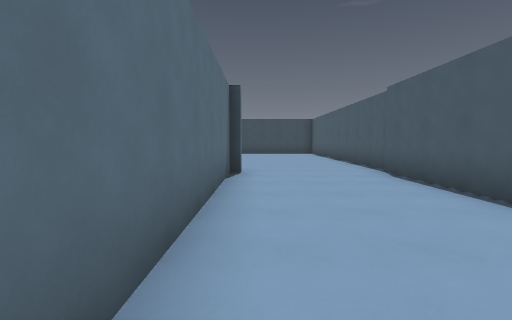
[1] (above)

17 first-person views from a walk through a level from a Godot 3-D game. The camera is 1.5 m above the floor, tilts 4° down and sees 85° across. The floor is counted in squares, 2 m on a side. Each view is taken from the middle of a square. On the plan, view 1 faces up. The plan holds only what a view shows up to about 10 squares ahead; the rest is blank. The place goes on beyond the plan. Door leaves are left out where a doorway can be walked through.

[2]
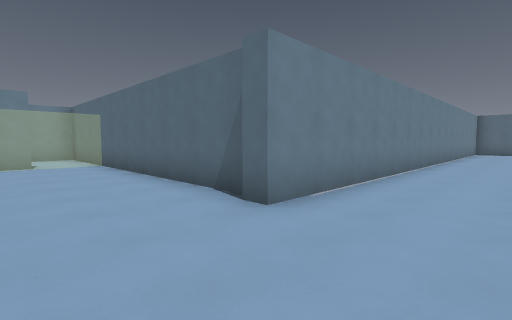

[3]
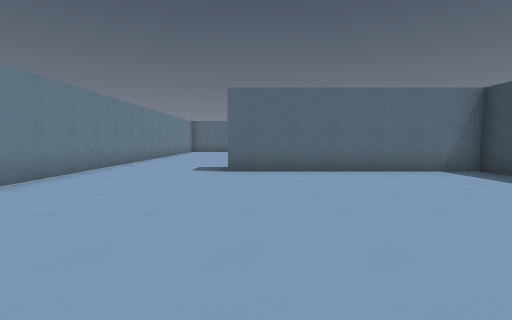

[4]
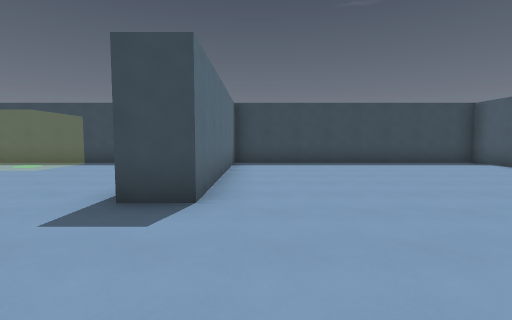

[5]
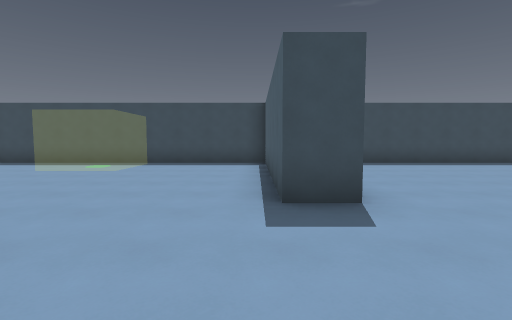

[6]
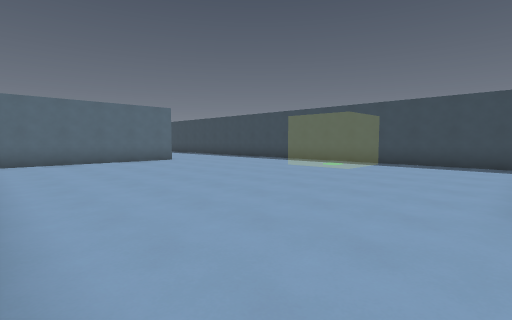

[7]
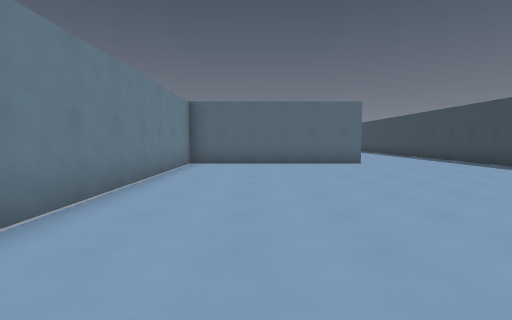

[8]
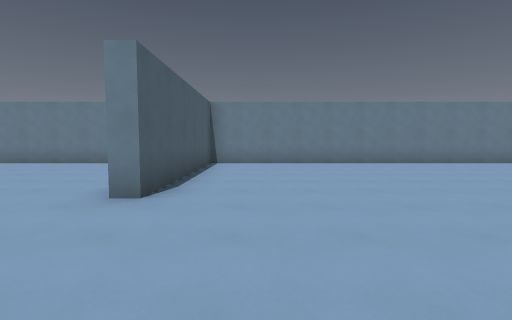

[9]
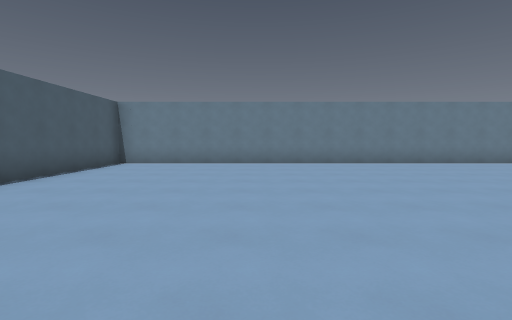

[10]
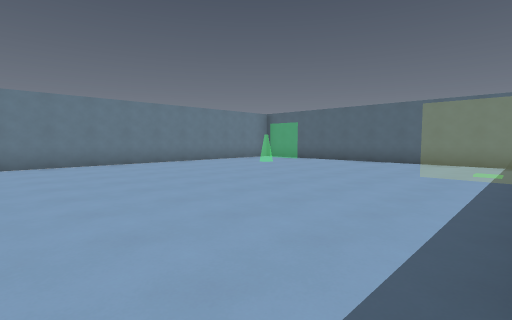

[11]
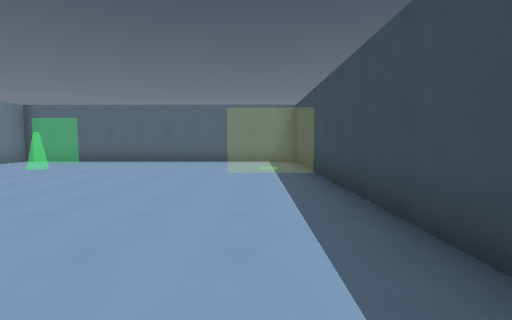

[12]
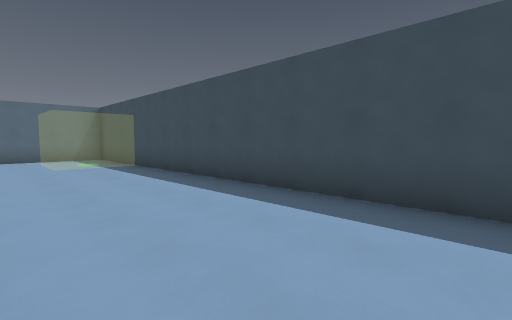

[13]
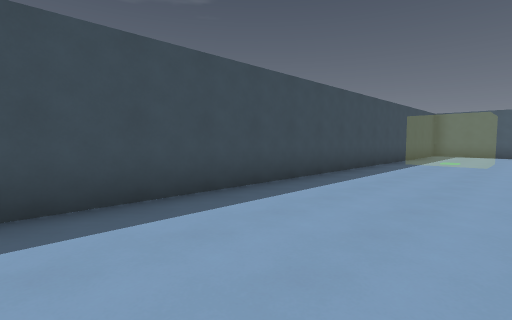

[14]
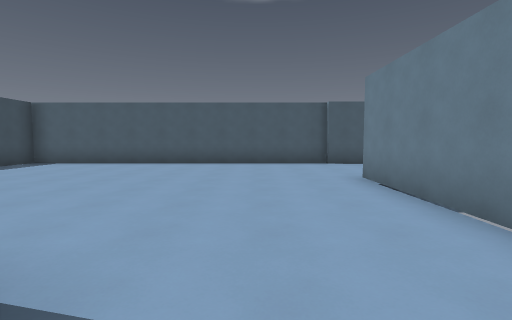

[15]
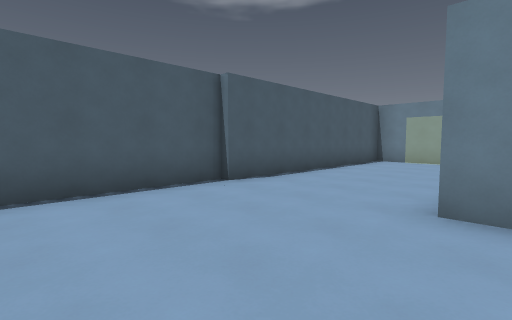

[16]
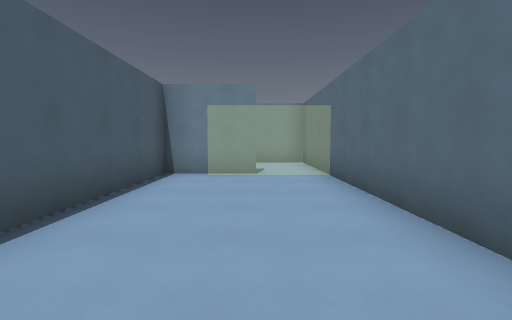

[17]
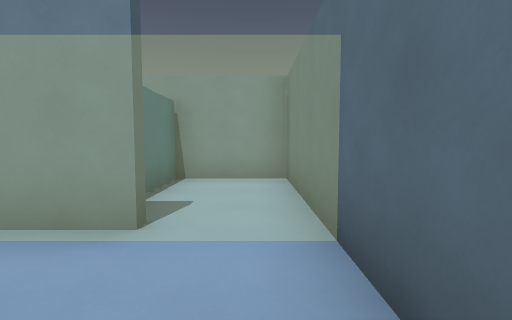

### Floor plan
Points are (right, up) in squares from view 1. A wall is a line through its corners. A room is listed if a view was taken in it or the views show most of it. See-through windows are left out.
Room 1 (view 1)
walls: (-0.6, 0.5) (-0.6, -3.5) (1.6, -3.5) (1.6, -1.9)
ways out: opening at (0, 1) to room 2
Room 2 (views 2, 3, 4, 5, 6, 7, 8, 9, 10, 11, 12, 13, 14, 15, 16, 17)
walls: (-5.6, 16.4) (-31.9, 16.4) (-31.9, 6.8) (-16.5, 6.8) (-16.5, 12.4) (-16.1, 12.4) (-16.1, 6.8) (-0.4, 6.8) (-0.4, 6.4); (-0.6, 6.4) (-0.6, 0.5); (3.3, 6.6) (3.3, 16.4) (-4.7, 16.4) (-4.7, 10.3) (-5.7, 10.3) (-5.7, 15.6); (0.9, -0.3) (3.1, -0.3) (3.1, 6.8)
ways out: opening at (0, 1) to room 1

Positions as (right, up) in squares from view 1, and headings:
1: (0, 0), facing up
2: (2, 9), facing down-left
3: (2, 11), facing left
4: (-4, 7), facing up
5: (-6, 7), facing up
6: (-6, 7), facing up-left
7: (-7, 9), facing left
8: (-18, 16), facing down
9: (-21, 16), facing down
10: (-22, 16), facing down-left
11: (-22, 15), facing left
12: (-20, 13), facing up-left
13: (-21, 13), facing up-right
14: (-6, 9), facing right
15: (-1, 10), facing down-right
16: (1, 6), facing down
17: (0, 2), facing down
